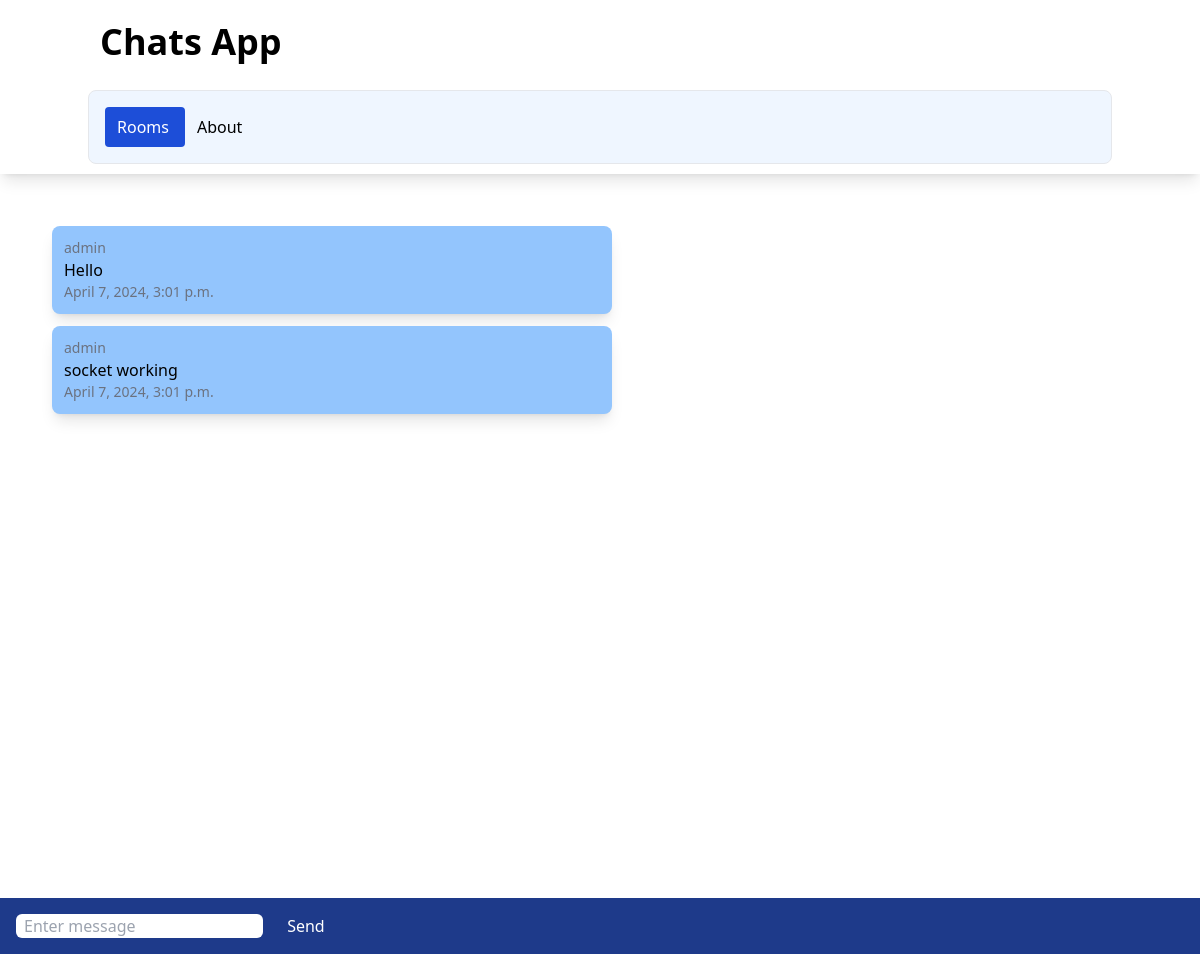
Page /rooms/test/ (signed in) on the committed database.
### chatapp/models.py (models this page shows)
class ChatMessage(models.Model):
    user = models.ForeignKey(User, on_delete=models.CASCADE)
    room = models.ForeignKey(ChatRoom, on_delete=models.CASCADE)
    message_content = models.TextField()
    date = models.DateTimeField(auto_now=True)
    class Meta:
        ordering=('date',)

### chatapp/views.py (the view)
# urls.py: path('<slug:slug>/', views.chatroom,name='chatroom'),
def chatroom(request,slug):
    chatrooms = ChatRoom.objects.get(slug=slug)
    messages = ChatMessage.objects.filter(room=chatrooms)[0:30]
    return render(request,'chatapp/room.html',{'chatrooms':chatrooms,'messages':messages})

### chatapp/templates/chatapp/room.html (shortened to what this page needs)
{% extends "chatapp/base.html" %}
{% block body %}
<div class="message-container m-10 overflow-auto h-[700px]" id="message-container">
    <div id="chat-messages">
        {% for message in messages %}
        <div class="message shadow-lg p-3 m-3 rounded-lg w-1/2 bg-blue-300">
            <div class="text-sm text-gray-500">
                {{ message.user.username }}
            </div>
                {{ message.message_content }}
            <div class="text-sm text-gray-500">
                {{ message.date}}
            </div>
        </div>
        {% endfor %}
    </div>
 </div>
<div class="form-container fixed inset-x-0 bottom-0 bg-blue-900 p-4">
<form method="post">
    <input class="rounded-md px-2" id="message-input" type="text" name="message" placeholder="Enter message">
    <button class="text-white ml-5" id="send-button" type="submit">Send</button>
</form>
</div>
{% endblock  %}

### rows in the picture
ChatMessage: user.username "admin", message_content "Hello", date "April 7, 2024, 3:01 p.m."
ChatMessage: user.username "admin", message_content "socket working", date "April 7, 2024, 3:01 p.m."
